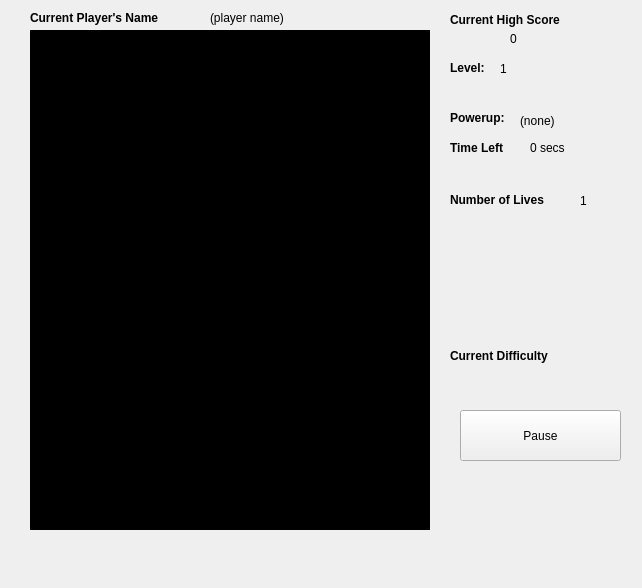
<?xml version="1.0" encoding="UTF-8"?>
<ui version="4.0">
 <class>GameWindow</class>
 <widget class="QWidget" name="GameWindow">
  <property name="geometry">
   <rect>
    <x>0</x>
    <y>0</y>
    <width>642</width>
    <height>588</height>
   </rect>
  </property>
  <property name="windowTitle">
   <string>Brick Breaker!</string>
  </property>
  <widget class="QWidget" name="wdGame" native="true">
   <property name="geometry">
    <rect>
     <x>30</x>
     <y>30</y>
     <width>400</width>
     <height>500</height>
    </rect>
   </property>
   <property name="styleSheet">
    <string notr="true">background-color: rgb(0, 0, 0);</string>
   </property>
  </widget>
  <widget class="QLabel" name="lblCurrentHighScore">
   <property name="geometry">
    <rect>
     <x>450</x>
     <y>10</y>
     <width>141</width>
     <height>21</height>
    </rect>
   </property>
   <property name="text">
    <string>&lt;html&gt;&lt;head/&gt;&lt;body&gt;&lt;p&gt;&lt;span style=&quot; font-weight:600;&quot;&gt;Current High Score&lt;/span&gt;&lt;/p&gt;&lt;/body&gt;&lt;/html&gt;</string>
   </property>
  </widget>
  <widget class="QPushButton" name="pushButton">
   <property name="geometry">
    <rect>
     <x>460</x>
     <y>410</y>
     <width>161</width>
     <height>51</height>
    </rect>
   </property>
   <property name="text">
    <string>Pause</string>
   </property>
  </widget>
  <widget class="QLabel" name="lblCHS">
   <property name="geometry">
    <rect>
     <x>510</x>
     <y>30</y>
     <width>66</width>
     <height>17</height>
    </rect>
   </property>
   <property name="text">
    <string>0</string>
   </property>
  </widget>
  <widget class="QLabel" name="lblCurrentPlayersName">
   <property name="geometry">
    <rect>
     <x>30</x>
     <y>10</y>
     <width>161</width>
     <height>16</height>
    </rect>
   </property>
   <property name="text">
    <string>&lt;html&gt;&lt;head/&gt;&lt;body&gt;&lt;p&gt;&lt;span style=&quot; font-weight:600;&quot;&gt;Current Player's Name&lt;/span&gt;&lt;/p&gt;&lt;/body&gt;&lt;/html&gt;</string>
   </property>
  </widget>
  <widget class="QLabel" name="lblCPN">
   <property name="geometry">
    <rect>
     <x>210</x>
     <y>10</y>
     <width>181</width>
     <height>16</height>
    </rect>
   </property>
   <property name="text">
    <string>(player name)</string>
   </property>
  </widget>
  <widget class="QLabel" name="lblLevel_2">
   <property name="geometry">
    <rect>
     <x>450</x>
     <y>60</y>
     <width>61</width>
     <height>16</height>
    </rect>
   </property>
   <property name="text">
    <string>&lt;html&gt;&lt;head/&gt;&lt;body&gt;&lt;p&gt;&lt;span style=&quot; font-weight:600;&quot;&gt;Level:&lt;/span&gt;&lt;/p&gt;&lt;/body&gt;&lt;/html&gt;</string>
   </property>
  </widget>
  <widget class="QLabel" name="lblLevel">
   <property name="geometry">
    <rect>
     <x>500</x>
     <y>60</y>
     <width>66</width>
     <height>17</height>
    </rect>
   </property>
   <property name="text">
    <string>1</string>
   </property>
  </widget>
  <widget class="QLabel" name="lblCurrentDifficulty">
   <property name="geometry">
    <rect>
     <x>450</x>
     <y>346</y>
     <width>131</width>
     <height>20</height>
    </rect>
   </property>
   <property name="text">
    <string>&lt;html&gt;&lt;head/&gt;&lt;body&gt;&lt;p&gt;&lt;span style=&quot; font-weight:600;&quot;&gt;Current Difficulty&lt;/span&gt;&lt;/p&gt;&lt;/body&gt;&lt;/html&gt;</string>
   </property>
  </widget>
  <widget class="QLabel" name="lblDifficult">
   <property name="geometry">
    <rect>
     <x>500</x>
     <y>370</y>
     <width>71</width>
     <height>21</height>
    </rect>
   </property>
   <property name="text">
    <string/>
   </property>
  </widget>
  <widget class="QLabel" name="lblPowerup_2">
   <property name="geometry">
    <rect>
     <x>450</x>
     <y>110</y>
     <width>66</width>
     <height>17</height>
    </rect>
   </property>
   <property name="text">
    <string>&lt;html&gt;&lt;head/&gt;&lt;body&gt;&lt;p&gt;&lt;span style=&quot; font-weight:600;&quot;&gt;Powerup:&lt;/span&gt;&lt;/p&gt;&lt;/body&gt;&lt;/html&gt;</string>
   </property>
  </widget>
  <widget class="QLabel" name="lblTimeLeft">
   <property name="geometry">
    <rect>
     <x>450</x>
     <y>140</y>
     <width>66</width>
     <height>17</height>
    </rect>
   </property>
   <property name="text">
    <string>&lt;html&gt;&lt;head/&gt;&lt;body&gt;&lt;p&gt;&lt;span style=&quot; font-weight:600;&quot;&gt;Time Left&lt;/span&gt;&lt;/p&gt;&lt;/body&gt;&lt;/html&gt;</string>
   </property>
  </widget>
  <widget class="QLabel" name="lblPowerTime">
   <property name="geometry">
    <rect>
     <x>530</x>
     <y>140</y>
     <width>111</width>
     <height>16</height>
    </rect>
   </property>
   <property name="text">
    <string>0 secs</string>
   </property>
  </widget>
  <widget class="QLabel" name="lblPowerup">
   <property name="geometry">
    <rect>
     <x>520</x>
     <y>110</y>
     <width>111</width>
     <height>21</height>
    </rect>
   </property>
   <property name="text">
    <string>(none)</string>
   </property>
  </widget>
  <widget class="QLabel" name="lblOName">
   <property name="geometry">
    <rect>
     <x>450</x>
     <y>260</y>
     <width>131</width>
     <height>21</height>
    </rect>
   </property>
   <property name="text">
    <string/>
   </property>
  </widget>
  <widget class="QLabel" name="lblOScore">
   <property name="geometry">
    <rect>
     <x>450</x>
     <y>290</y>
     <width>131</width>
     <height>21</height>
    </rect>
   </property>
   <property name="text">
    <string/>
   </property>
  </widget>
  <widget class="QLabel" name="lblNumberOfLives">
   <property name="geometry">
    <rect>
     <x>450</x>
     <y>190</y>
     <width>121</width>
     <height>21</height>
    </rect>
   </property>
   <property name="text">
    <string>&lt;html&gt;&lt;head/&gt;&lt;body&gt;&lt;p&gt;&lt;span style=&quot; font-weight:600;&quot;&gt;Number of Lives&lt;/span&gt;&lt;/p&gt;&lt;/body&gt;&lt;/html&gt;</string>
   </property>
  </widget>
  <widget class="QLabel" name="lblLife">
   <property name="geometry">
    <rect>
     <x>580</x>
     <y>190</y>
     <width>31</width>
     <height>21</height>
    </rect>
   </property>
   <property name="text">
    <string>1</string>
   </property>
  </widget>
 </widget>
 <resources/>
 <connections/>
</ui>
